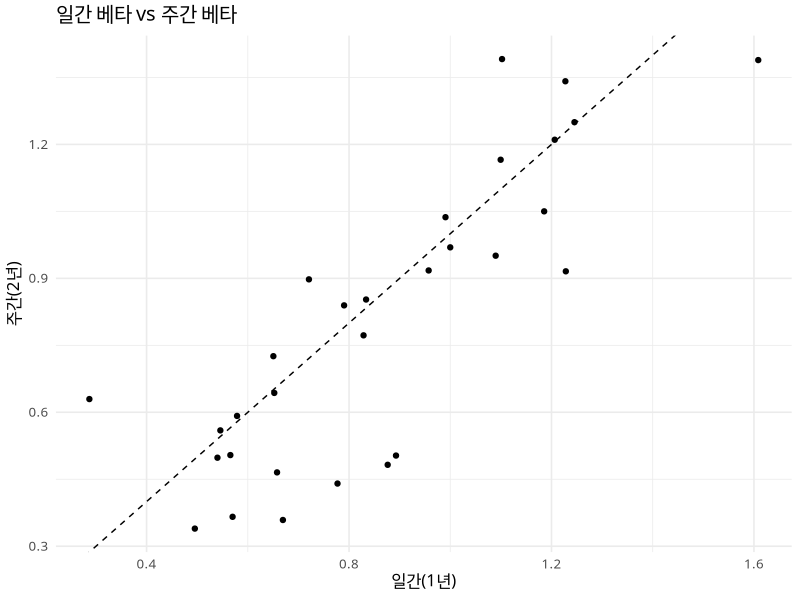

This chart was generated by the following R code:
# =====================================================================
# 팩터 지표 계산: 베타, 저변동성, 모멘텀, 밸류, 퀄리티
# 가상 데이터 사용 (실제 데이터는 1번 섹션의 rets, mkt, fund를 교체)
# 약속: rets = (일자 x 종목) 일간 수익률 행렬, mkt = 시장 일간 수익률 벡터
# =====================================================================

library(dplyr)
library(ggplot2)

FONT <- switch(Sys.info()[["sysname"]], Windows = "Malgun Gothic", Darwin = "AppleGothic", "NanumGothic")
theme_set(theme_minimal(base_family = FONT, base_size = 12))

set.seed(21)


# 1. 연습용 가상 데이터 ------------------------------------------------
n_stock <- 30
tickers <- sprintf("S%02d", 1:n_stock)

dates <- seq(as.Date("2024-01-01"), as.Date("2026-10-28"), by = "day")
dates <- dates[!format(dates, "%u") %in% c("6", "7")]
N <- length(dates)

mkt        <- rnorm(N, 0.0003, 0.009)               # 시장 수익률
true_beta  <- runif(n_stock, 0.5, 1.5)
idio_sd    <- runif(n_stock, 0.008, 0.02)
rets <- sapply(seq_len(n_stock),
               function(i) true_beta[i] * mkt + rnorm(N, 0.0001, idio_sd[i]))
colnames(rets) <- tickers

# 재무 항목 (현재 연도 + 전년도)
fund <- tibble(ticker = tickers) |>
  mutate(
    mktcap       = round(exp(rnorm(n_stock, 9, 1))),
    equity       = mktcap * exp(rnorm(n_stock, 0.2, 0.5)),
    revenue      = mktcap * exp(rnorm(n_stock, 0, 0.4)),
    revenue_prev = revenue * runif(n_stock, 0.85, 1.10),
    ni           = revenue * rnorm(n_stock, 0.06, 0.05),
    ni_prev      = revenue_prev * rnorm(n_stock, 0.055, 0.05),
    assets       = equity * runif(n_stock, 1.5, 3),
    assets_prev  = assets * runif(n_stock, 0.90, 1.05),
    cfo          = ni + revenue * rnorm(n_stock, 0, 0.02),
    ltdebt       = assets * runif(n_stock, 0.05, 0.30),
    ltdebt_prev  = ltdebt * runif(n_stock, 0.80, 1.20),
    cur_ratio    = runif(n_stock, 0.8, 2.2),
    cur_ratio_prev = cur_ratio * runif(n_stock, 0.85, 1.15),
    shares       = 1000 * runif(n_stock),
    shares_prev  = shares / sample(c(1, 1, 1, 1.02), n_stock, replace = TRUE),
    gp           = revenue * runif(n_stock, 0.20, 0.40),
    gp_prev      = revenue_prev * runif(n_stock, 0.20, 0.40)
  )


# 2. 공통 도구 ---------------------------------------------------------
# 2-1. 최근 k행만 자르기
last_n <- function(m, k) m[(nrow(m) - k + 1):nrow(m), , drop = FALSE]

# 2-2. 일간 수익률을 주간/월간 수익률로 합성 (로그를 더한 뒤 되돌리는 방식)
to_period <- function(ret, dates, fmt) {
  key <- format(dates, fmt)
  agg <- rowsum(log1p(ret), group = key, reorder = FALSE)
  expm1(agg)
}

# 2-3. 백분위 순위: 클수록 좋은 방향으로 0~1 사이 값
pct_rank <- function(x, higher_better = TRUE) {
  r <- rank(if (higher_better) x else -x, na.last = "keep", ties.method = "average")
  r / sum(!is.na(x))
}


# 3. 베타 ---------------------------------------------------------------
# 베타 = 종목과 시장의 공분산 / 시장의 분산
r1y <- last_n(rets, 252)
m1y <- tail(mkt, 252)

beta_d <- apply(r1y, 2, function(r) cov(r, m1y) / var(m1y))
round(head(beta_d), 3)

# 회귀로 검산: 기울기가 같아야 함
all.equal(unname(coef(lm(r1y[, "S01"] ~ m1y))[2]), unname(beta_d["S01"]))

# 주간 기준 (일간 노이즈가 줄어듦)
wk_r <- to_period(rets, dates, "%G-%V")
wk_m <- as.numeric(to_period(mkt, dates, "%G-%V"))
wk_r104 <- tail(wk_r, 104); wk_m104 <- tail(wk_m, 104)
beta_w <- apply(wk_r104, 2, function(r) cov(r, wk_m104) / var(wk_m104))

# 시각화: 일간 베타 vs 주간 베타 (대각선에 가까울수록 일관적)
tibble(daily = beta_d, weekly = beta_w, true = true_beta) |>
  ggplot(aes(daily, weekly)) +
  geom_point() +
  geom_abline(slope = 1, intercept = 0, linetype = "dashed") +
  labs(title = "일간 베타 vs 주간 베타", x = "일간(1년)", y = "주간(2년)")


# 4. 저변동성 -----------------------------------------------------------
vol_d <- apply(r1y, 2, sd) * sqrt(252)                 # 일간 기준 연율화
vol_w <- apply(tail(wk_r, 52), 2, sd) * sqrt(52)       # 주간 기준 연율화

low_d <- names(sort(vol_d))[1:6]                       # 변동성 낮은 6종목
low_w <- names(sort(vol_w))[1:6]
low_d; low_w
intersect(low_d, low_w)                                # 두 방식에서 모두 뽑힌 종목


# 5. 모멘텀 -------------------------------------------------------------
# 12-1 모멘텀: 최근 1개월(약 21거래일)은 건너뛰고 직전 12개월 수익률
# (최근 1개월은 단기 반전 효과가 있어 제외하는 것이 일반적인 설계)
mom_window <- function(ret, lookback = 252, skip = 21) {
  Nr  <- nrow(ret)
  ret[(Nr - lookback + 1):(Nr - skip), , drop = FALSE]
}

w12    <- mom_window(rets, 252, 21)
mom12  <- apply(w12, 2, function(r) prod(1 + r) - 1)

# 위험조정 모멘텀: 같은 기간 수익률 / 같은 기간 연율화 변동성
mom_ra <- mom12 / (apply(w12, 2, sd) * sqrt(252))

top_mom    <- names(sort(mom12,  decreasing = TRUE))[1:6]
top_mom_ra <- names(sort(mom_ra, decreasing = TRUE))[1:6]
setdiff(top_mom, top_mom_ra)         # 위험조정 시 빠지는 종목 = 변동성 때문에 덜 매력적


# 6. 밸류 ---------------------------------------------------------------
fund <- fund |>
  mutate(
    PBR = mktcap / equity,
    PER = if_else(ni > 0, mktcap / ni, NA_real_),      # 적자면 PER 계산 안 함
    PSR = mktcap / revenue
  )

# 저PBR 상위 6개
fund |> arrange(PBR) |> select(ticker, PBR, PER, PSR) |> slice_head(n = 6)


# 7. 퀄리티: F-Score (9개 조건 중 충족 개수) ---------------------------
fund <- fund |>
  mutate(
    roa      = ni / assets,
    roa_prev = ni_prev / assets_prev,
    
    f1 = roa > 0,                                         # 수익성: ROA 흑자
    f2 = cfo > 0,                                         # 영업현금흐름 흑자
    f3 = roa > roa_prev,                                  # ROA 개선
    f4 = cfo > ni,                                        # 현금흐름이 순이익보다 큼(이익의 질)
    f5 = ltdebt / assets < ltdebt_prev / assets_prev,     # 장기부채 비중 감소
    f6 = cur_ratio > cur_ratio_prev,                      # 유동비율 개선
    f7 = shares <= shares_prev,                           # 신주 발행 없음
    f8 = gp / revenue > gp_prev / revenue_prev,           # 매출총이익률 개선
    f9 = revenue / assets > revenue_prev / assets_prev,   # 자산회전율 개선
    
    fscore = rowSums(across(f1:f9))
  )

table(fund$fscore)


# 8. 지표 합치기: 순위 점수 -------------------------------------------
factors <- tibble(ticker = tickers,
                  beta = beta_d, vol = vol_d,
                  mom = mom12, mom_ra = mom_ra) |>
  left_join(fund |> select(ticker, PBR, PER, PSR, fscore), by = "ticker")

scored <- factors |>
  mutate(
    s_lowvol  = pct_rank(vol, higher_better = FALSE),
    s_mom     = pct_rank(mom, higher_better = TRUE),
    s_value   = rowMeans(cbind(pct_rank(PBR, FALSE),
                               pct_rank(PER, FALSE),
                               pct_rank(PSR, FALSE)), na.rm = TRUE),
    s_quality = pct_rank(fscore, higher_better = TRUE),
    score     = (s_lowvol + s_mom + s_value + s_quality) / 4
  ) |>
  arrange(desc(score))

scored |> select(ticker, score, s_lowvol, s_mom, s_value, s_quality) |> slice_head(n = 8)

# 팩터 점수 사이의 상관: 서로 다른 정보를 주는지 확인
round(cor(scored[, c("s_lowvol", "s_mom", "s_value", "s_quality")],
          use = "pairwise.complete.obs"), 2)

dir.create("data", showWarnings = FALSE)
saveRDS(scored, "data/factor_scores.rds")


# 9. 실제 적용 시 주의 -------------------------------------------------
# - 미래 정보 사용(look-ahead): 그 시점에 공시되지 않은 재무 데이터를 쓰면 안 됨
# - 생존 편향: 상장폐지 종목이 빠진 데이터로 검증하면 성과가 부풀려짐
# - 거래 비용, 리밸런싱 주기, 유동성 제약은 백테스트(ch12)에서 반영
# - 순위 점수는 이상치에 덜 민감하지만 값의 크기 정보를 버림 -> ch11에서 보완


# =====================================================================
# 6개월 모멘텀(126거래일, 최근 21일 제외)을 계산하고
#  베타가 전체 중앙값보다 낮고 F-Score가 4 이상인 종목 중
#  모멘텀 상위 5개를 뽑기
# =====================================================================

mom6 <- apply(mom_window(rets, 126, 21), 2, function(r) prod(1 + r) - 1)

hw <- tibble(ticker = tickers, mom6 = mom6, beta = beta_d) |>
  left_join(fund |> select(ticker, fscore), by = "ticker") |>
  filter(beta < median(beta), fscore >= 4) |>
  arrange(desc(mom6)) |>
  slice_head(n = 5)

hw
stopifnot(nrow(hw) <= 5, all(hw$beta < median(beta_d)))
